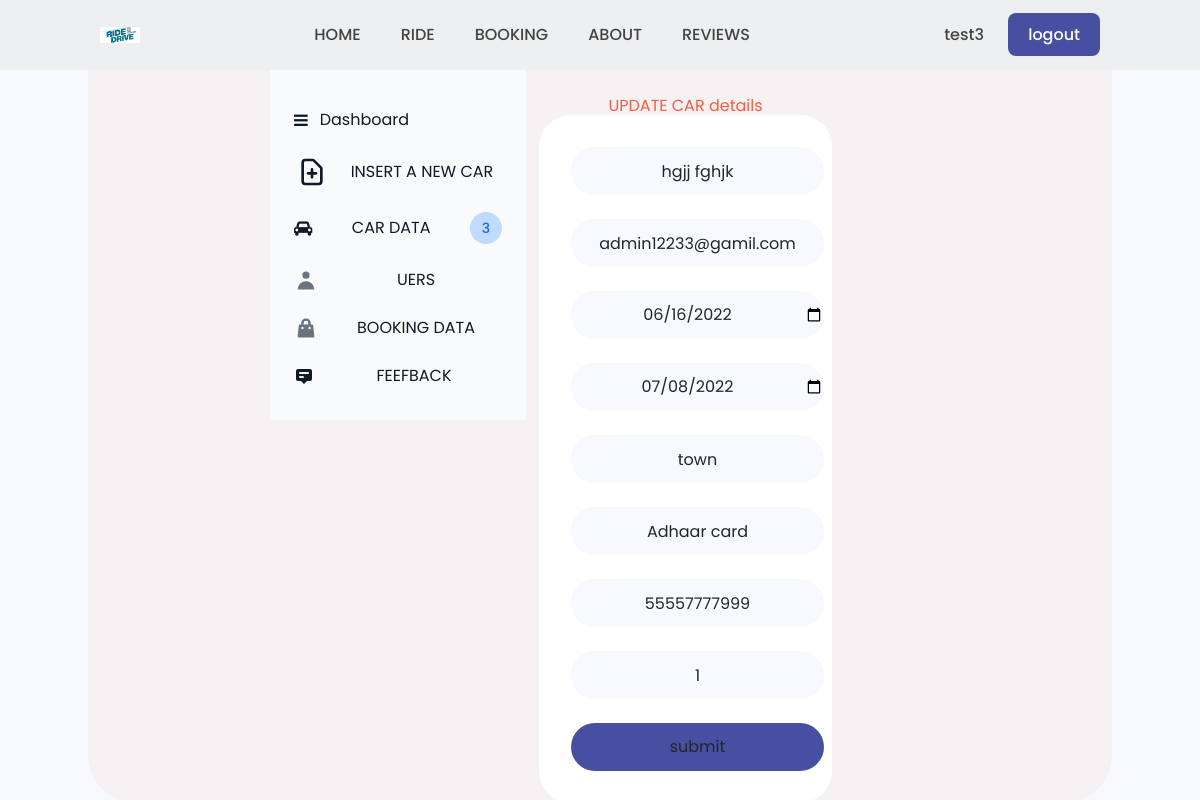
Page /admin/booking1.php?i=20 (signed in) on the committed database.
### tables this page shows
CREATE TABLE `booking` (
  `id` int(38) NOT NULL,
  `user_id` int(38) NOT NULL,
  `car_id` int(38) NOT NULL,
  `name` varchar(255) NOT NULL,
  `email` varchar(255) NOT NULL,
  `pickup` date NOT NULL,
  `dropup` date NOT NULL,
  `location` text NOT NULL,
  `doc` varchar(2000) NOT NULL,
  `docno` bigint(38) NOT NULL,
  `status` int(38) DEFAULT 1
);

### admin/booking1.php (the view, shortened to what this page needs)
<?php
require_once('../init.php');
	$id = $_GET['i'];
	$sql = "select * from booking where id = ".$id."";
	$res = mysqli_query($conn, $sql);
	$rows = mysqli_fetch_assoc($res);
?>
<!DOCTYPE html>
<html lang="en">
<head>
    <link href="https://cdn.jsdelivr.net/npm/bootstrap@5.0.2/dist/css/bootstrap.min.css" rel="stylesheet">
    <link  rel="stylesheet" href="style.css">
</head>
<body>
    <div class="container">
        <div class="row">
            <div class="col-md-3"><?php include('dashboard.php')?></div>
            <div class="col-md-9 mt-5 pt-5">
           <h1>UPDATE CAR details</h1>
        <form class="field" action="" method="post">
        <div class="input">
                <input type="text" name="name" value="<?= $rows['name'] ?>" placeholder="car name" required>
            </div>
            <div class="input">
                <input type="text" name="email" value="<?= $rows['email'] ?>" placeholder="model name" required>
            </div>
            <div class="input">
                <input type="date" name="pickup" value="<?= $rows['pickup'] ?>" placeholder="data" required>
            </div>
            <div class="input">
                <input type="date" name="dropup" value="<?= $rows['dropup'] ?>" placeholder="dropup" required>
            </div>
            <div class="input">
                <input type="text" name="location" value="<?= $rows['location'] ?>" placeholder="location" required>
            </div>
            <div class="input">
                <input type="text" name="doc" value="<?= $rows['doc'] ?>" placeholder="doc" required>
            </div>
            <div class="input">
                <input type="text" name="docno" value="<?= $rows['docno'] ?>" placeholder="docno" required>
            </div>
            <div class="input">
                <input type="text" name="status" value="<?= $rows['status'] ?>" placeholder="status" required>
            </div>
            <div class="input">
            <div class="selct">
                <input class="btn" name="submit" type="submit" value="submit">
            </div>
        </form>
    </div></div>
        </div>
</body>
</html>

### admin/style.css (style rules this page uses)
body { background-color: rgb(248, 248, 255); margin: 0; padding: 0; text-decoration: rebeccapurple; text-align: center; font-family: 'Poppins', sans-serif; display: grid; }
:root { --main-color: #fe5b3d; --second-color: #ffac38; --text-color: #444; --gradient: linear-gradient(#fe5b3d, #ffac38); --btn-color:#474fa0; }
.container { justify-items: center; text-align: center; box-sizing: border-box; border-radius: 3rem; background-color:rgba(246, 241, 241, 0.863); width: 50%; outline: hidden; }
.container h1 { font-family: 'Poppins', sans-serif; color: #fe5b3d; }
.container .field { width: 60%; margin-top: 2px; padding: 20px; text-align: left; margin: 0 auto; box-sizing: border-box; background-color: #ffffff; border-radius: 2rem; cursor: pointer; }
.container input { font-family: 'Poppins', sans-serif; width: 100%; background-color:ghostwhite; border-radius: 2rem; margin: 12px; text-align: center; justify-content: center; height: 3rem; text-decoration: red; border: #fe5b3d; cursor: pointer; }
.container .field .btn { background-color: #474fa0; }

### style3.css (style rules this page uses)
:root { --main-color: #fe5b3d; --second-color: #ffac38; --text-color: #444; --gradient: linear-gradient(#fe5b3d, #ffac38); }
* { margin: 0; padding: 0; box-sizing: border-box; scroll-padding-top: 2rem; scroll-behavior: smooth; list-style: none; text-decoration: none; font-family: 'Poppins', sans-serif; }

### rows in the picture
booking: name "hgjj fghjk", email "admin12233@gamil.com", pickup "06/16/2022", dropup "07/08/2022", location "town", doc "Adhaar card", docno "55557777999", status "1"

### other values in the picture
$_SESSION['name'] "test3"
